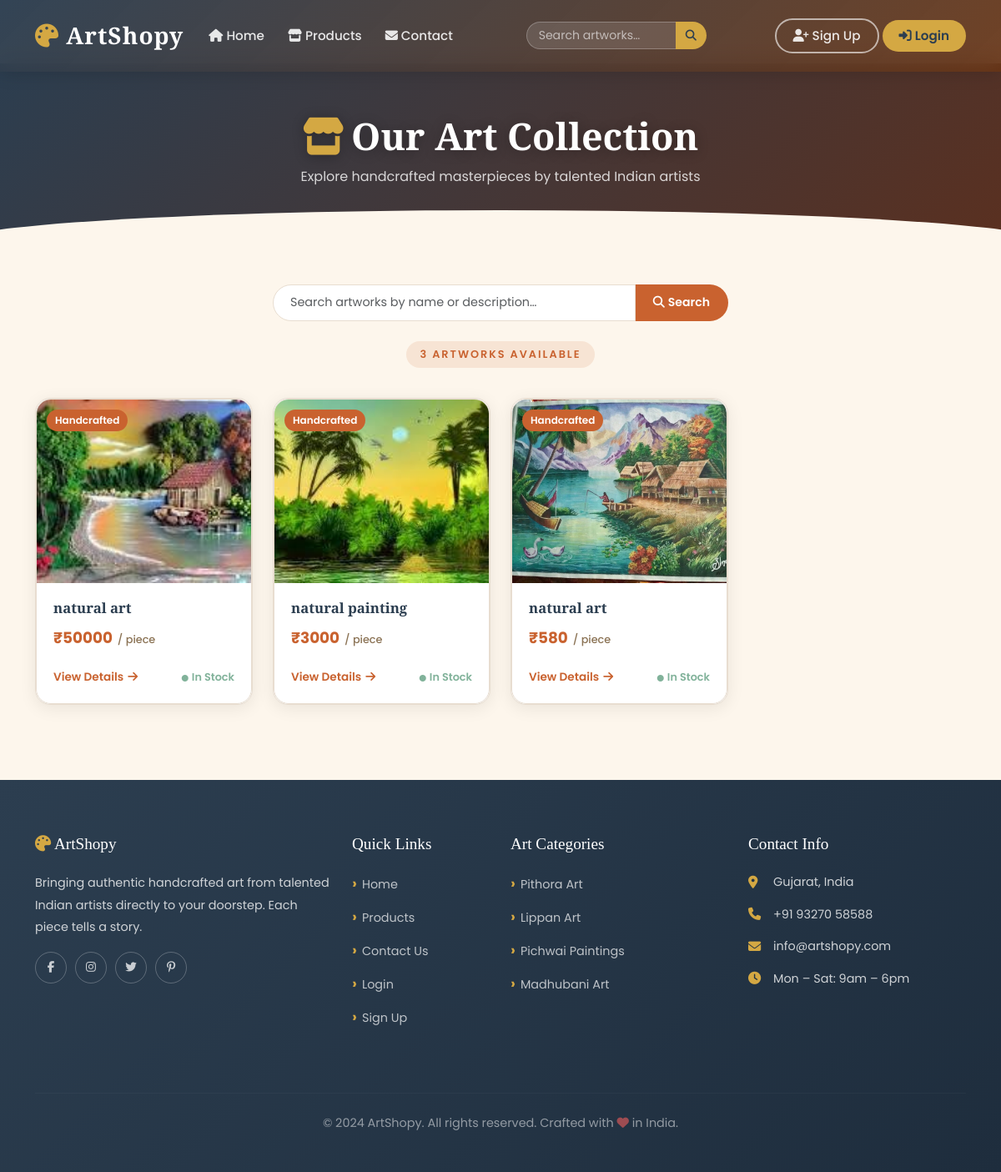
The page /product-filter/2/ on the database its author committed.
### app1/models.py (models this page shows, shortened)
class Product(models.Model):
        Category=models.ForeignKey(Category, on_delete=models.CASCADE)
        name=models.CharField(max_length=200)
        img=models.ImageField(upload_to='product')
        price = models.IntegerField()
        description= models.TextField()
        quantity=models.IntegerField()

### app1/views.py (the view)
# urls.py: path('product-filter/<int:id>/', productcategorywise, name='productfilter1'),
def productcategorywise(request, id):
    a = get_user_email(request)
    data = Product.objects.filter(Category=id)
    return render(request, 'productcall.html', {'data': data, 'a': a})

### app1/context_processors.py (called while the page is built)
def cart_wishlist_counts(request):
    cart_count = 0
    wishlist_count = 0
    if 'email' in request.session:
        email = request.session['email']
        cart_count = Cart.objects.filter(user_email=email).count()
        wishlist_count = Wishlist.objects.filter(user_email=email).count()
    return {'cart_count': cart_count, 'wishlist_count': wishlist_count}

### app1/views.py (called while the page is built)
def get_user_email(request):
    return request.session.get('email')

### app1/templates/productcall.html (shortened to what this page needs)
{% extends 'common.html' %}
{% load static %}
{% block content %}
<div class="page-hero">
    <h1><i class="fas fa-store me-2" style="color:var(--accent);"></i>Our Art Collection</h1>
    <p>Explore handcrafted masterpieces by talented Indian artists</p>
</div>
<section style="padding:50px 0 90px;background:var(--light-bg);">
    <div class="container">
        <div class="row mb-4">
            <div class="col-md-6 mx-auto">
                <form action="{% url 'search' %}" method="GET">
                    <div class="input-group">
                        <input type="search" name="q" class="form-control" placeholder="Search artworks by name or description…"
                            value="{{ query|default:'' }}"
                            style="border:1px solid var(--border);border-radius:35px 0 0 35px;padding:10px 20px;font-size:0.9rem;background:white;">
                        <button type="submit" style="background:var(--primary);color:white;border:none;border-radius:0 35px 35px 0;padding:10px 22px;font-weight:600;font-size:0.88rem;cursor:pointer;">
                            <i class="fas fa-search me-1"></i>Search
                        </button>
                    </div>
                </form>
            </div>
        </div>
        {% if query %}
        <div class="text-center mb-3">
            <span class="section-badge">
                {{ data|length }} result{{ data|length|pluralize }} for "<strong>{{ query }}</strong>"
            </span>
            &nbsp;<a href="{% url 'productall' %}" style="font-size:0.85rem;color:var(--muted);">Clear search</a>
        </div>
        {% elif data %}
        <div class="text-center mb-4">
            <span class="section-badge">{{ data|length }} Artwork{{ data|length|pluralize }} Available</span>
        </div>
        {% endif %}
        {% if data %}
        <div class="row g-4">
            {% for i in data %}
            <div class="col-xl-3 col-lg-4 col-md-6">
                <div class="product-card" style="position:relative;">
                    <a href="{% url 'productget1' i.id %}" class="product-card" style="display:block;">
                        <div class="product-card-img-wrap">
                            <img src="{{ i.img.url }}" alt="{{ i.name }}">
                            <span class="product-card-badge">Handcrafted</span>
                        </div>
                        <div class="product-card-body">
                            <h5>{{ i.name }}</h5>
                            <div class="product-price">
                                ₹{{ i.price }} <span>/ piece</span>
                            </div>
                        </div>
                        <div class="product-card-footer">
                            <span class="view-btn">
                                View Details <i class="fas fa-arrow-right"></i>
                            </span>
                            {% if i.quantity > 0 %}
                            <span style="font-size:0.8rem;color:#81B29A;font-weight:600;">
                                <i class="fas fa-circle" style="font-size:0.5rem;margin-right:4px;"></i>In Stock
                            </span>
                            {% else %}
                            <span style="font-size:0.8rem;color:#e05a5a;font-weight:600;">
                                <i class="fas fa-circle" style="font-size:0.5rem;margin-right:4px;"></i>Sold Out
                            </span>
                            {% endif %}
                        </div>
                    </a>
                </div>
            </div>
            {% endfor %}
        </div>
        {% endif %}
    </div>
</section>
{% endblock %}

### app1/static/css/main.css (style rules this page uses)
:root { --primary: #C9622F; --primary-dark: #A04E24; --secondary: #2C3E50; --accent: #D4A843; --light-bg: #FDF6EC; --card-bg: #FFFFFF; --text: #333333; --muted: #8B7355; --border: #E8DDD0; --success: #81B29A; --shadow: rgba(0, 0, 0, 0.08); }
*, *::before, *::after { box-sizing: border-box; margin: 0; padding: 0; }
html { scroll-behavior: smooth; }
body { font-family: 'Poppins', sans-serif; background-color: var(--light-bg); color: var(--text); line-height: 1.7; }
.section-badge { display: inline-block; background: rgba(201,98,47,0.12); color: var(--primary); font-size: 0.8rem; font-weight: 600; letter-spacing: 2px; text-transform: uppercase; padding: 5px 16px; border-radius: 20px; margin-bottom: 12px; }
.product-card { background: white; border-radius: 18px; overflow: hidden; box-shadow: 0 4px 20px var(--shadow); transition: all 0.35s ease; text-decoration: none; color: var(--text); display: block; height: 100%; border: 1px solid var(--border); }
.product-card-img-wrap { overflow: hidden; height: 220px; position: relative; }
.product-card-img-wrap img { width: 100%; height: 100%; object-fit: cover; transition: transform 0.45s ease; }
.product-card-badge { position: absolute; top: 12px; left: 12px; background: var(--primary); color: white; font-size: 0.75rem; font-weight: 600; padding: 3px 10px; border-radius: 20px; }
.product-card-body { padding: 20px; }
.product-card-body h5 { font-family: 'Playfair Display', serif; font-weight: 700; color: var(--secondary); margin-bottom: 10px; font-size: 1.05rem; }
.product-price { color: var(--primary); font-weight: 700; font-size: 1.15rem; }
.product-price span { font-size: 0.8rem; font-weight: 500; color: var(--muted); margin-left: 2px; }
.product-card-footer { padding: 0 20px 20px; display: flex; align-items: center; justify-content: space-between; }
.view-btn { font-size: 0.85rem; font-weight: 600; color: var(--primary); text-decoration: none; display: flex; align-items: center; gap: 5px; transition: gap 0.2s; }
.page-hero { background: linear-gradient(135deg, var(--secondary) 0%, #5a3020 100%); padding: 60px 0 50px; text-align: center; color: white; position: relative; overflow: hidden; }
.page-hero::after { content: ''; position: absolute; bottom: -1px; left: 0; right: 0; height: 40px; background: var(--light-bg); clip-path: ellipse(55% 100% at 50% 100%); }
.page-hero h1 { font-family: 'Playfair Display', serif; font-size: 2.8rem; font-weight: 700; margin-bottom: 8px; text-shadow: 0 2px 15px rgba(0,0,0,0.3); }
.page-hero p { opacity: 0.8; font-size: 1rem; }

### rows shown on the page
Product: img (picture), name "natural art", price "50000", quantity "In Stock"
Product: img (picture), name "natural painting", price "3000", quantity "In Stock"
Product: img (picture), name "natural art", price "580", quantity "In Stock"

### other values the page prints
{{ data|length }} "3"
